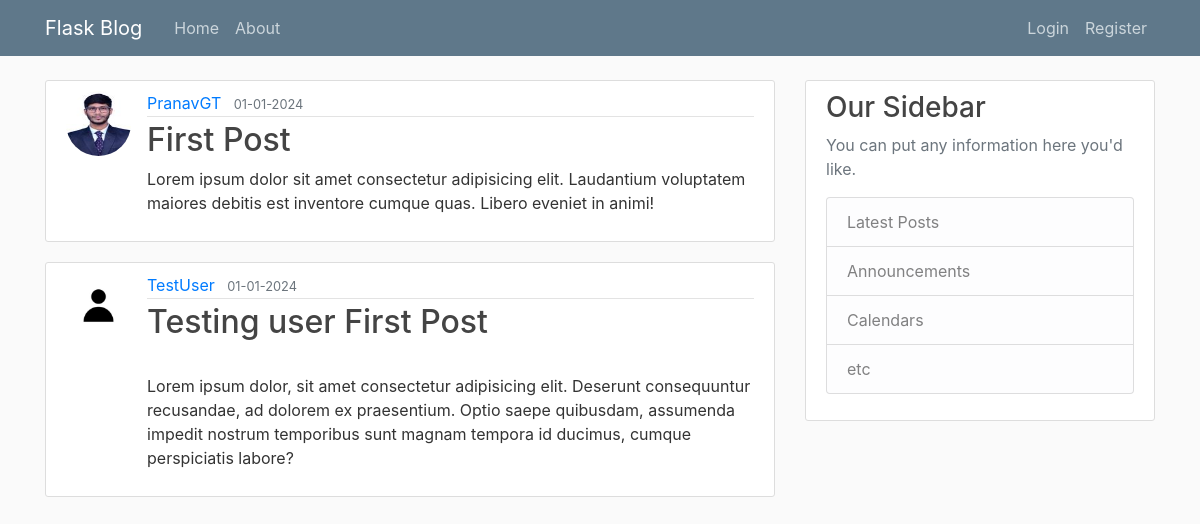
Page /home on the earlier database version.
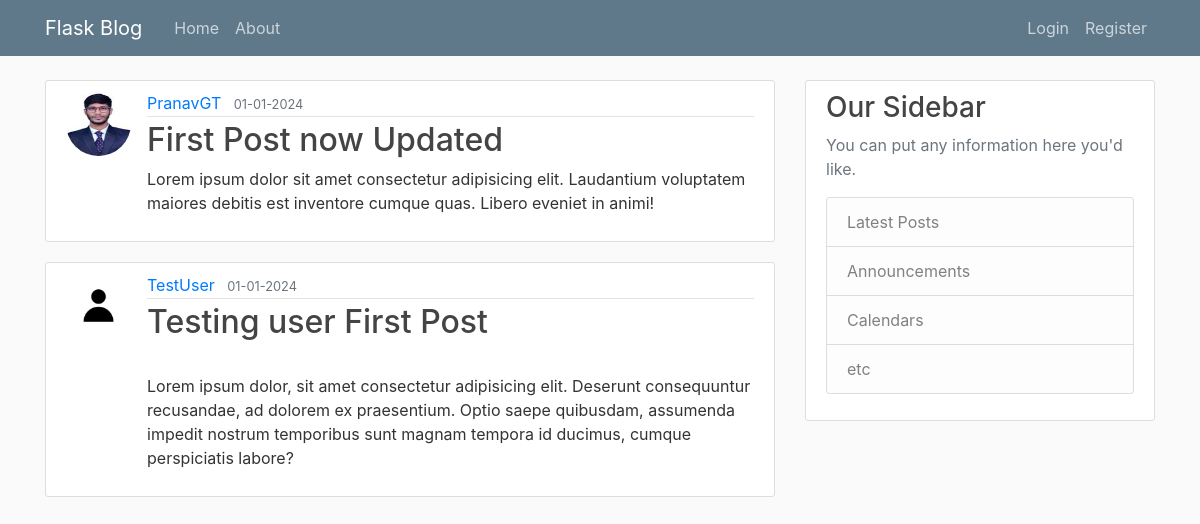
Same page on the later database version.
### flaskblog/models.py (models this page shows, shortened)
class Post(db.Model):
    id = db.Column(db.Integer, primary_key = True)
    title = db.Column(db.String(100), nullable=False)
    date_posted = db.Column(db.DateTime, nullable=False, default=datetime.utcnow)
    content = db.Column(db.Text, nullable=False)
    user_id = db.Column(db.Integer, db.ForeignKey('user.id'), nullable=False )

class User(db.Model, UserMixin):
    id = db.Column(db.Integer, primary_key = True)
    username = db.Column(db.String(20), unique = True, nullable = False )
    email = db.Column(db.String(120), unique = True, nullable = False )
    image_file = db.Column(db.String(20), nullable=False, default='default.jpg')
    password = db.Column(db.String(60), nullable=False)
    posts = db.relationship('Post', backref='author', lazy=True)

### flaskblog/routes.py (the view)
@app.route("/")
@app.route("/home")
def home():
    posts = Post.query.all()
    return render_template("home.html", posts=posts)

### flaskblog/templates/home.html
{% extends "layout.html" %}
{% block content %}
    {% for post in posts %}
        <article class="media content-section">
            <img src="{{ url_for('static', filename='profile_pics/' + post.author.image_file) }}" class="rounded-circle article-img">
            <div class="media-body">
            <div class="article-metadata">
                <a class="mr-2" href="#">{{ post.author.username }}</a>
                <small class="text-muted">{{ post.date_posted.strftime('%d-%m-%Y') }}</small>
            </div>
            <h2><a class="article-title" href="{{ url_for('post', post_id=post.id) }}">{{ post.title }}</a></h2>
            <p class="article-content">{{ post.content }}</p>
            </div>
        </article>
    {% endfor %}
{% endblock content %}

### flaskblog/templates/layout.html (shortened to what this page needs)
<!DOCTYPE html>
<html lang="en">
<head>
    <link rel="stylesheet" href="https://cdn.jsdelivr.net/npm/bootstrap@4.0.0/dist/css/bootstrap.min.css">
    <link rel="stylesheet" type="text/css" href="{{ url_for('static', filename='main.css')}}">
</head>
<body>
    <header class="site-header">
        <nav class="navbar navbar-expand-md navbar-dark bg-steel fixed-top">
          <div class="container">
            <a class="navbar-brand mr-4" href="/">Flask Blog</a>
            <div class="collapse navbar-collapse" id="navbarToggle">
              <div class="navbar-nav mr-auto">
                <a class="nav-item nav-link" href="{{ url_for('home') }}">Home</a>
                <a class="nav-item nav-link" href="{{ url_for('about') }}">About</a>
              </div>
              <div class="navbar-nav">
                {% if current_user.is_authenticated %}
                  <a class="nav-item nav-link" href="{{ url_for('new_post') }}">New Post</a>
                  <a class="nav-item nav-link" href="{{ url_for('account') }}">Account</a>
                  <a class="nav-item nav-link" href="{{ url_for('logout') }}">Logout</a>
                {% else %}
                  <a class="nav-item nav-link" href="{{ url_for('login') }}">Login</a>
                  <a class="nav-item nav-link" href="{{ url_for('register') }}">Register</a>
                {% endif %}
              </div>
            </div>
          </div>
        </nav>
      </header>
    <main role="main" class="container">
      <div class="row">
        <div class="col-md-8">
          {% block content %}{% endblock %}
        </div>
        <div class="col-md-4">
          <div class="content-section">
            <h3>Our Sidebar</h3>
            <p class='text-muted'>You can put any information here you'd like.
              <ul class="list-group">
                <li class="list-group-item list-group-item-light">Latest Posts</li>
                <li class="list-group-item list-group-item-light">Announcements</li>
                <li class="list-group-item list-group-item-light">Calendars</li>
                <li class="list-group-item list-group-item-light">etc</li>
              </ul>
            </p>
          </div>
        </div>
      </div>
    </main>
</body>
</html>

### flaskblog/static/main.css (style rules this page uses)
body { background: #fafafa; color: #333333; margin-top: 5rem; }
h1, h2, h3, h4, h5, h6 { color: #444444; }
.bg-steel { background-color: #5f788a; }
.site-header .navbar-nav .nav-link { color: #cbd5db; }
.content-section { background: #ffffff; padding: 10px 20px; border: 1px solid #dddddd; border-radius: 3px; margin-bottom: 20px; }
.article-title { color: #444444; }
.article-content { white-space: pre-line; }
.article-img { height: 65px; width: 65px; margin-right: 16px; }
.article-metadata { padding-bottom: 1px; margin-bottom: 4px; border-bottom: 1px solid #e3e3e3 }

Differences in the rows shown:
changed Post "PranavGT": title "First Post" → "First Post now Updated"
